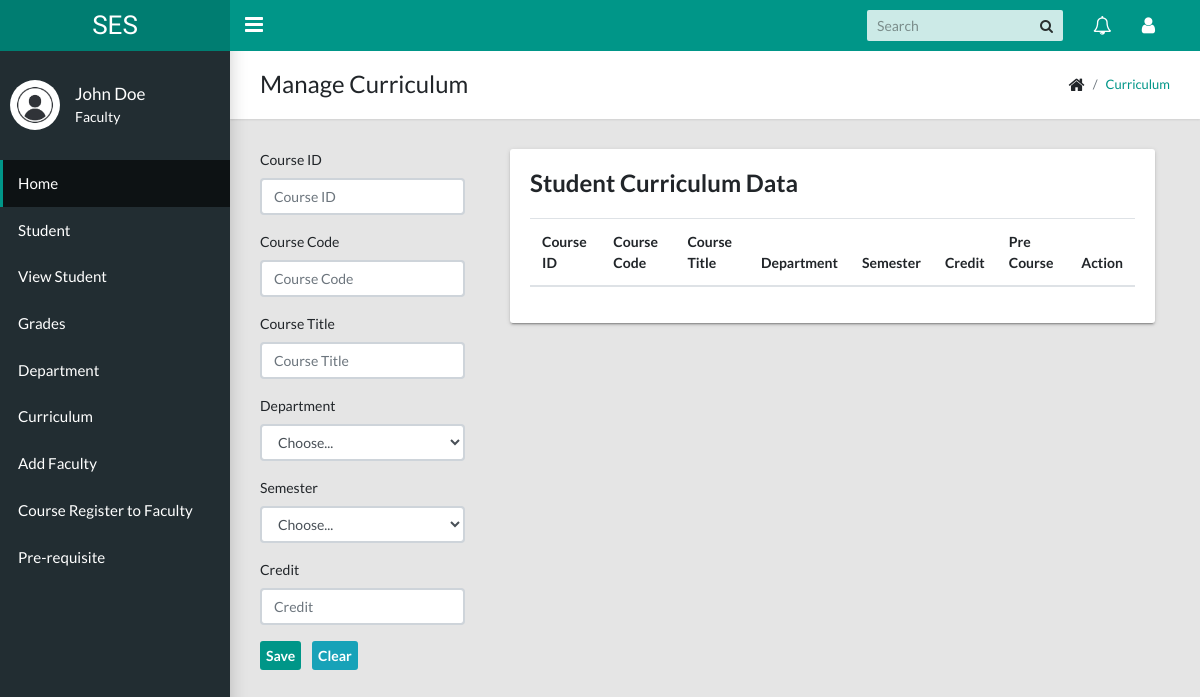
The page /curriculum-management/ (signed in) on the database as committed earlier.
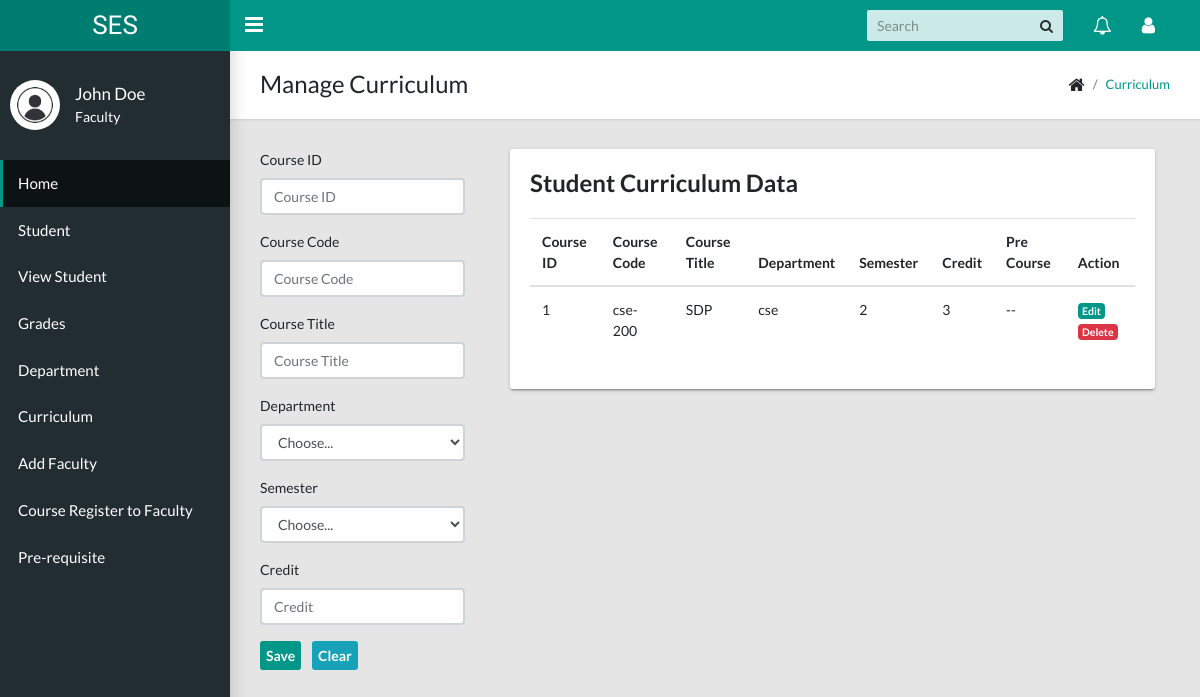
The same page on the database as committed later.
### home/models.py (models this page shows, shortened)
class Curriculum(models.Model):
    course_id = models.CharField(max_length=10)
    course_code = models.CharField(max_length=10)
    course_title = models.CharField(max_length=20)
    department = models.CharField(max_length=20)
    semester = models.CharField(max_length=14)
    credit = models.CharField(max_length=10)

### home/views.py (the view, shortened to what this page needs)
# urls.py: path('curriculum-management/',views.curriculum,name='curriculum'),
@login_required
def curriculum(request):
    crc_data = Curriculum.objects.all()
    dep_data = Department.objects.all()
    context={
        'curriculums':crc_data,
        'departments':dep_data
    }
    return render(request, 'curriculum.html', context)

### templates/curriculum.html (shortened to what this page needs)
{% extends 'base.html' %} {% block containt %} {% load static %}
<main class="app-content">
  <div class="app-title">
    <div>
      <h1>Manage Curriculum</h1>
    </div>
    <ul class="app-breadcrumb breadcrumb">
      <li class="breadcrumb-item"><i class="fa fa-home fa-lg"></i></li>
      <li class="breadcrumb-item"><a href="#">Curriculum</a></li>
    </ul>
  </div>
  <div class="row">
    <div class="col-md-3">
      <form method="post">
        <div class="form-group">
          <label for="formGroupExampleInput">Course ID</label>
          <input
            name="c_id"
            type="text"
            class="form-control"
            id="formGroupExampleInput"
            placeholder="Course ID"
          />
        </div>
        <div class="form-group">
          <label for="formGroupExampleInput2">Course Code</label>
          <input
            name="c_code"
            type="text"
            class="form-control"
            id="formGroupExampleInput2"
            placeholder="Course Code"
          />
        </div>
        <div class="form-group">
          <label for="formGroupExampleInput2">Course Title</label>
          <input
            name="c_title"
            type="text"
            class="form-control"
            id="formGroupExampleInput2"
            placeholder="Course Title"
          />
        </div>
        <div class="form-group">
          <label for="inputState">Department</label>
          <select id="inputState" class="form-control" name="department">
            <option selected>Choose...</option>
          </select>
        </div>
        <div class="form-group">
          <label for="inputState">Semester</label>
          <select id="inputState" class="form-control" name="semester">
            <option selected>Choose...</option>
          </select>
        </div>
        <div class="form-group">
          <label for="formGroupExampleInput2">Credit</label>
          <input
            name="c_credit"
            type="text"
            class="form-control"
            id="formGroupExampleInput2"
            placeholder="Credit"
          />
        </div>
        <button class="btn btn-primary my-4 my-sm-0 mr-sm-2" type="submit">
          Save
        </button>
        <button class="btn btn-info my-4 my-sm-0 mr-sm-2" type="reset">
          Clear
        </button>
      </form>
    </div>
    <div class="col-md-9">
      <div class="col-md-12">
        <div class="tile">
          <h3 class="tile-title">Student Curriculum Data</h3>
          <div class="table-responsive">
            <table class="table">
              <thead>
                <tr>
                  <th>Course ID</th>
                  <th>Course Code</th>
                  <th>Course Title</th>
                  <th>Department</th>
                  <th>Semester</th>
                  <th>Credit</th>
                  <th>Pre Course</th>
                  <th>Action</th>
                </tr>
              </thead>
              <tbody>
                {% for data in curriculums %}
                <tr>
                  <td>{{ data.course_id }}</td>
                  <td>{{ data.course_code }}</td>
                  <td>{{ data.course_title }}</td>
                  <td>{{ data.department }}</td>
                  <td>{{ data.semester }}</td>
                  <td>{{ data.credit }}</td>
                  <td>--</td>
                  <td>
                    <div class="action_icon">
                      <a href="#" class="badge badge-primary">Edit</a>
                      <a
                        href="#"
                        class="badge badge-danger"
                        data-toggle="modal"
                        data-target="#exampleModal"
                        >Delete</a
                      >
                    </div>
                  </td>
                </tr>
                {% endfor %}
              </tbody>
            </table>
          </div>
        </div>
      </div>
    </div>
  </div>
</main>
{% endblock containt %}

Rows that differ between the two databases and show on the page:
added Curriculum: course_id "1", course_code "cse-200", course_title "SDP", department "cse", semester "2", credit "3"
